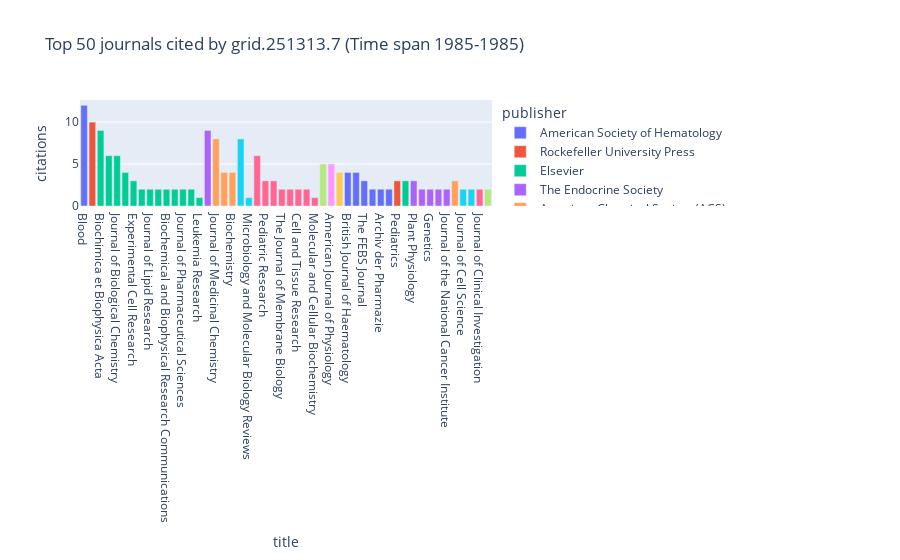

The cell this chart's notebook holds for it:
### Code cell
px.bar(journals[:50],
       x="title", y="citations", color="publisher",
       height=900,
       title=f"Top 50 journals cited by {GRIDID} (Time span {YEAR_START}-{YEAR_END})")

### Figure 1 — Plotly figure (JSON) as saved in the notebook; plotly's stock layout.template omitted (floating-point values rounded to 4 significant figures)
{"data": [{"alignmentgroup": "True", "hovertemplate": "publisher=American Society of Hematology<br>title=%{x}<br>citations=%{y}<extra></extra>", "legendgroup": "American Society of Hematology", "marker": {"color": "#636efa", "pattern": {"shape": ""}}, "name": "American Society of Hematology", "offsetgroup": "American Society of Hematology", "orientation": "v", "showlegend": true, "textposition": "auto", "type": "bar", "x": ["Blood"], "xaxis": "x", "y": [12], "yaxis": "y"}, {"alignmentgroup": "True", "hovertemplate": "publisher=Rockefeller University Press<br>title=%{x}<br>citations=%{y}<extra></extra>", "legendgroup": "Rockefeller University Press", "marker": {"color": "#EF553B", "pattern": {"shape": ""}}, "name": "Rockefeller University Press", "offsetgroup": "Rockefeller University Press", "orientation": "v", "showlegend": true, "textposition": "auto", "type": "bar", "x": ["Journal of Cell Biology"], "xaxis": "x", "y": [10], "yaxis": "y"}, {"alignmentgroup": "True", "hovertemplate": "publisher=Elsevier<br>title=%{x}<br>citations=%{y}<extra></extra>", "legendgroup": "Elsevier", "marker": {"color": "#00cc96", "pattern": {"shape": ""}}, "name": "Elsevier", "offsetgroup": "Elsevier", "orientation": "v", "showlegend": true, "textposition": "auto", "type": "bar", "x": ["Biochimica et Biophysica Acta", "Journal of Ultrastructure Research", "Journal of Biological Chemistry", "Chemistry and Physics of Lipids", "Experimental Cell Research", "Archives of Biochemistry and Biophysics", "Journal of Lipid Research", "Toxicology Letters", "Biochemical and Biophysical Research Communications", "Toxicology and Applied Pharmacology", "Journal of Pharmaceutical Sciences", "Toxicological Sciences", "Leukemia Research"], "xaxis": "x", "y": [9, 6, 6, 4, 3, 2, 2, 2, 2, 2, 2, 2, 1], "yaxis": "y"}, {"alignmentgroup": "True", "hovertemplate": "publisher=The Endocrine Society<br>title=%{x}<br>citations=%{y}<extra></extra>", "legendgroup": "The Endocrine Society", "marker": {"color": "#ab63fa", "pattern": {"shape": ""}}, "name": "The Endocrine Society", "offsetgroup": "The Endocrine Society", "orientation": "v", "showlegend": true, "textposition": "auto", "type": "bar", "x": ["The Journal of Clinical Endocrinology & Metabolism"], "xaxis": "x", "y": [9], "yaxis": "y"}, {"alignmentgroup": "True", "hovertemplate": "publisher=American Chemical Society (ACS)<br>title=%{x}<br>citations=%{y}<extra></extra>", "legendgroup": "American Chemical Society (ACS)", "marker": {"color": "#FFA15A", "pattern": {"shape": ""}}, "name": "American Chemical Society (ACS)", "offsetgroup": "American Chemical Society (ACS)", "orientation": "v", "showlegend": true, "textposition": "auto", "type": "bar", "x": ["Journal of Medicinal Chemistry", "Journal of the American Chemical Society", "Biochemistry"], "xaxis": "x", "y": [8, 4, 4], "yaxis": "y"}, {"alignmentgroup": "True", "hovertemplate": "publisher=American Society for Microbiology<br>title=%{x}<br>citations=%{y}<extra></extra>", "legendgroup": "American Society for Microbiology", "marker": {"color": "#19d3f3", "pattern": {"shape": ""}}, "name": "American Society for Microbiology", "offsetgroup": "American Society for Microbiology", "orientation": "v", "showlegend": true, "textposition": "auto", "type": "bar", "x": ["Journal of Bacteriology", "Microbiology and Molecular Biology Reviews"], "xaxis": "x", "y": [8, 1], "yaxis": "y"}, {"alignmentgroup": "True", "hovertemplate": "publisher=Springer Nature<br>title=%{x}<br>citations=%{y}<extra></extra>", "legendgroup": "Springer Nature", "marker": {"color": "#FF6692", "pattern": {"shape": ""}}, "name": "Springer Nature", "offsetgroup": "Springer Nature", "orientation": "v", "showlegend": true, "textposition": "auto", "type": "bar", "x": ["Nature", "Pediatric Research", "Bulletin of Environmental Contamination and Toxicology", "The Journal of Membrane Biology", "Cell Pathology", "Cell and Tissue Research", "Seminars in Immunopathology", "Molecular and Cellular Biochemistry"], "xaxis": "x", "y": [6, 3, 3, 2, 2, 2, 2, 1], "yaxis": "y"}, {"alignmentgroup": "True", "hovertemplate": "publisher=American Association for the Advancement of Science (AAAS)<br>title=%{x}<br>citations=%{y}<extra></extra>", "legendgroup": "American Association for the Advancement of Science (AAAS)", "marker": {"color": "#B6E880", "pattern": {"shape": ""}}, "name": "American Association for the Advancement of Science (AAAS)", "offsetgroup": "American Association for the Advancement of Science (AAAS)", "orientation": "v", "showlegend": true, "textposition": "auto", "type": "bar", "x": ["Science"], "xaxis": "x", "y": [5], "yaxis": "y"}, {"alignmentgroup": "True", "hovertemplate": "publisher=American Physiological Society<br>title=%{x}<br>citations=%{y}<extra></extra>", "legendgroup": "American Physiological Society", "marker": {"color": "#FF97FF", "pattern": {"shape": ""}}, "name": "American Physiological Society", "offsetgroup": "American Physiological Society", "orientation": "v", "showlegend": true, "textposition": "auto", "type": "bar", "x": ["American Journal of Physiology"], "xaxis": "x", "y": [5], "yaxis": "y"}, {"alignmentgroup": "True", "hovertemplate": "publisher=Proceedings of the National Academy of Sciences<br>title=%{x}<br>citations=%{y}<extra></extra>", "legendgroup": "Proceedings of the National Academy of Sciences", "marker": {"color": "#FECB52", "pattern": {"shape": ""}}, "name": "Proceedings of the National Academy of Sciences", "offsetgroup": "Proceedings of the National Academy of Sciences", "orientation": "v", "showlegend": true, "textposition": "auto", "type": "bar", "x": ["Proceedings of the National Academy of Sciences of the United States of America"], "xaxis": "x", "y": [4], "yaxis": "y"}, {"alignmentgroup": "True", "hovertemplate": "publisher=Wiley<br>title=%{x}<br>citations=%{y}<extra></extra>", "legendgroup": "Wiley", "marker": {"color": "#636efa", "pattern": {"shape": ""}}, "name": "Wiley", "offsetgroup": "Wiley", "orientation": "v", "showlegend": true, "textposition": "auto", "type": "bar", "x": ["British Journal of Haematology", "The Journal of Physiology", "The FEBS Journal", "International Journal of Immunogenetics", "Archiv der Pharmazie", "Cancer"], "xaxis": "x", "y": [4, 4, 3, 2, 2, 2], "yaxis": "y"}, {"alignmentgroup": "True", "hovertemplate": "publisher=American Academy of Pediatrics (AAP)<br>title=%{x}<br>citations=%{y}<extra></extra>", "legendgroup": "American Academy of Pediatrics (AAP)", "marker": {"color": "#EF553B", "pattern": {"shape": ""}}, "name": "American Academy of Pediatrics (AAP)", "offsetgroup": "American Academy of Pediatrics (AAP)", "orientation": "v", "showlegend": true, "textposition": "auto", "type": "bar", "x": ["Pediatrics"], "xaxis": "x", "y": [3], "yaxis": "y"}, {"alignmentgroup": "True", "hovertemplate": "publisher=American Medical Association (AMA)<br>title=%{x}<br>citations=%{y}<extra></extra>", "legendgroup": "American Medical Association (AMA)", "marker": {"color": "#00cc96", "pattern": {"shape": ""}}, "name": "American Medical Association (AMA)", "offsetgroup": "American Medical Association (AMA)", "orientation": "v", "showlegend": true, "textposition": "auto", "type": "bar", "x": ["JAMA Pediatrics"], "xaxis": "x", "y": [3], "yaxis": "y"}, {"alignmentgroup": "True", "hovertemplate": "publisher=Oxford University Press (OUP)<br>title=%{x}<br>citations=%{y}<extra></extra>", "legendgroup": "Oxford University Press (OUP)", "marker": {"color": "#ab63fa", "pattern": {"shape": ""}}, "name": "Oxford University Press (OUP)", "offsetgroup": "Oxford University Press (OUP)", "orientation": "v", "showlegend": true, "textposition": "auto", "type": "bar", "x": ["Plant Physiology", "Journal of Animal Science", "Genetics", "Biology of Reproduction", "Journal of the National Cancer Institute"], "xaxis": "x", "y": [3, 2, 2, 2, 2], "yaxis": "y"}, {"alignmentgroup": "True", "hovertemplate": "publisher=SAGE Publications<br>title=%{x}<br>citations=%{y}<extra></extra>", "legendgroup": "SAGE Publications", "marker": {"color": "#FFA15A", "pattern": {"shape": ""}}, "name": "SAGE Publications", "offsetgroup": "SAGE Publications", "orientation": "v", "showlegend": true, "textposition": "auto", "type": "bar", "x": ["Journal of Histochemistry & Cytochemistry"], "xaxis": "x", "y": [3], "yaxis": "y"}, {"alignmentgroup": "True", "hovertemplate": "publisher=The Company of Biologists<br>title=%{x}<br>citations=%{y}<extra></extra>", "legendgroup": "The Company of Biologists", "marker": {"color": "#19d3f3", "pattern": {"shape": ""}}, "name": "The Company of Biologists", "offsetgroup": "The Company of Biologists", "orientation": "v", "showlegend": true, "textposition": "auto", "type": "bar", "x": ["Journal of Cell Science", "Journal of Experimental Biology"], "xaxis": "x", "y": [2, 2], "yaxis": "y"}, {"alignmentgroup": "True", "hovertemplate": "publisher=American Society for Clinical Investigation<br>title=%{x}<br>citations=%{y}<extra></extra>", "legendgroup": "American Society for Clinical Investigation", "marker": {"color": "#FF6692", "pattern": {"shape": ""}}, "name": "American Society for Clinical Investigation", "offsetgroup": "American Society for Clinical Investigation", "orientation": "v", "showlegend": true, "textposition": "auto", "type": "bar", "x": ["Journal of Clinical Investigation"], "xaxis": "x", "y": [2], "yaxis": "y"}, {"alignmentgroup": "True", "hovertemplate": "publisher=BMJ<br>title=%{x}<br>citations=%{y}<extra></extra>", "legendgroup": "BMJ", "marker": {"color": "#B6E880", "pattern": {"shape": ""}}, "name": "BMJ", "offsetgroup": "BMJ", "orientation": "v", "showlegend": true, "textposition": "auto", "type": "bar", "x": ["The BMJ"], "xaxis": "x", "y": [2], "yaxis": "y"}], "layout": {"autosize": true, "barmode": "relative", "legend": {"title": {"text": "publisher"}, "tracegroupgap": 0}, "title": {"text": "Top 50 journals cited by grid.251313.7 (Time span 1985-1985)"}, "xaxis": {"anchor": "y", "autorange": true, "domain": [0, 1], "range": [-0.5, 49.5], "title": {"text": "title"}, "type": "category"}, "yaxis": {"anchor": "x", "autorange": true, "domain": [0, 1], "range": [0, 12.63], "title": {"text": "citations"}, "type": "linear"}}}
